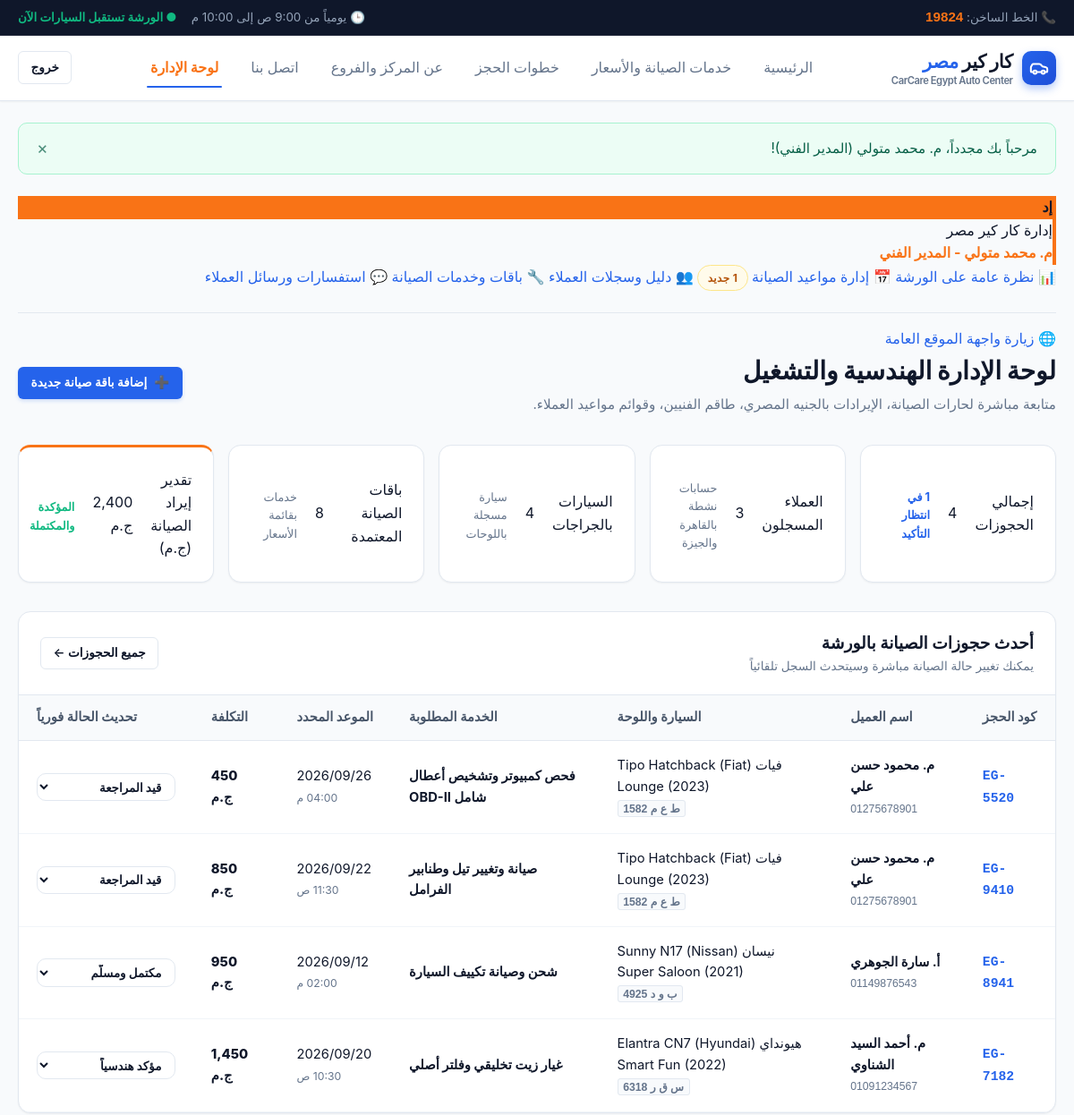
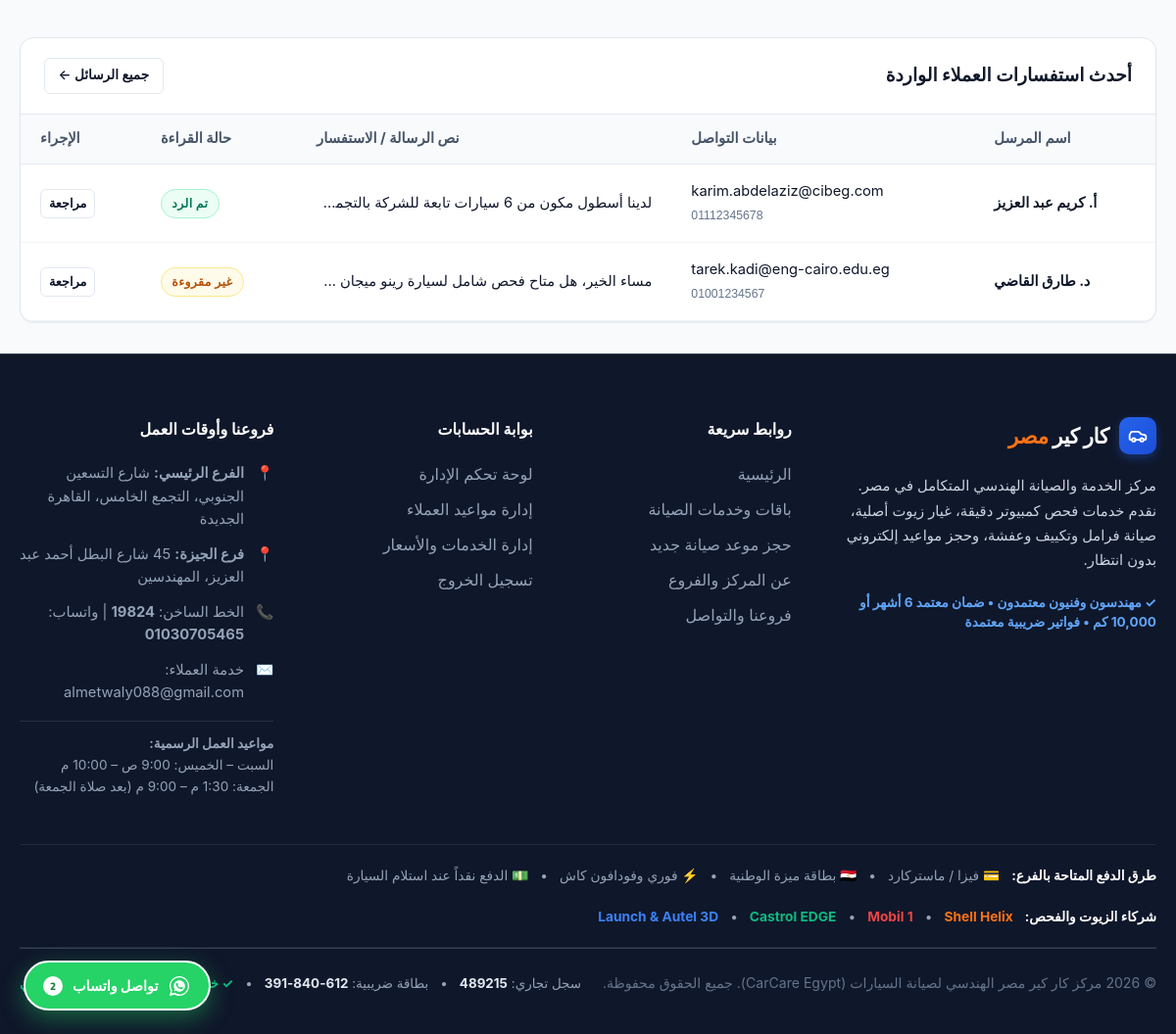
/admin/index.php (signed in), run on the app's committed database (2 pictures, top to bottom).
### tables this page shows
CREATE TABLE `appointments` (
  `id` INT AUTO_INCREMENT PRIMARY KEY,
  `user_id` INT NOT NULL,
  `car_id` INT NOT NULL,
  `service_id` INT NOT NULL,
  `appointment_date` DATE NOT NULL,
  `appointment_time` VARCHAR(25) NOT NULL,
  `problem_description` TEXT DEFAULT NULL,
  `status` ENUM('Pending', 'Confirmed', 'In Service', 'Completed', 'Cancelled') NOT NULL DEFAULT 'Pending',
  `reference_code` VARCHAR(25) NOT NULL UNIQUE,
  `created_at` TIMESTAMP DEFAULT CURRENT_TIMESTAMP,
  CONSTRAINT `fk_appointments_user` FOREIGN KEY (`user_id`) REFERENCES `users` (`id`) ON DELETE CASCADE ON UPDATE CASCADE,
  CONSTRAINT `fk_appointments_car` FOREIGN KEY (`car_id`) REFERENCES `cars` (`id`) ON DELETE CASCADE ON UPDATE CASCADE,
  CONSTRAINT `fk_appointments_service` FOREIGN KEY (`service_id`) REFERENCES `services` (`id`) ON DELETE RESTRICT ON UPDATE CASCADE,
  INDEX `idx_appointments_user` (`user_id`),
  INDEX `idx_appointments_date` (`appointment_date`),
  INDEX `idx_appointments_status` (`status`)
);

CREATE TABLE `users` (
  `id` INT AUTO_INCREMENT PRIMARY KEY,
  `full_name` VARCHAR(100) NOT NULL,
  `email` VARCHAR(100) NOT NULL UNIQUE,
  `phone` VARCHAR(25) NOT NULL,
  `password` VARCHAR(255) NOT NULL,
  `role` ENUM('customer', 'admin') NOT NULL DEFAULT 'customer',
  `created_at` TIMESTAMP DEFAULT CURRENT_TIMESTAMP
);

CREATE TABLE `cars` (
  `id` INT AUTO_INCREMENT PRIMARY KEY,
  `user_id` INT NOT NULL,
  `brand` VARCHAR(50) NOT NULL,
  `model` VARCHAR(50) NOT NULL,
  `year` INT NOT NULL,
  `license_plate` VARCHAR(30) NOT NULL,
  `mileage` INT NOT NULL,
  `created_at` TIMESTAMP DEFAULT CURRENT_TIMESTAMP,
  CONSTRAINT `fk_cars_user` FOREIGN KEY (`user_id`) REFERENCES `users` (`id`) ON DELETE CASCADE ON UPDATE CASCADE,
  INDEX `idx_cars_user_id` (`user_id`)
);

CREATE TABLE `services` (
  `id` INT AUTO_INCREMENT PRIMARY KEY,
  `name` VARCHAR(150) NOT NULL,
  `description` TEXT NOT NULL,
  `price` DECIMAL(10,2) NOT NULL,
  `duration` VARCHAR(50) NOT NULL,
  `image` VARCHAR(255) DEFAULT NULL,
  `created_at` TIMESTAMP DEFAULT CURRENT_TIMESTAMP
);

CREATE TABLE `contact_messages` (
  `id` INT AUTO_INCREMENT PRIMARY KEY,
  `name` VARCHAR(100) NOT NULL,
  `email` VARCHAR(100) NOT NULL,
  `phone` VARCHAR(25) DEFAULT NULL,
  `message` TEXT NOT NULL,
  `status` ENUM('Unread', 'Read') NOT NULL DEFAULT 'Unread',
  `created_at` TIMESTAMP DEFAULT CURRENT_TIMESTAMP
);

### includes/functions.php (called while the page is built, shortened)
<?php
function e(?string $value): string {
    return htmlspecialchars($value ?? '', ENT_QUOTES, 'UTF-8');
}
function baseUrl(string $path = ''): string {
    static $base = null;
    if ($base === null) {
        $scriptName = $_SERVER['SCRIPT_NAME'] ?? '';
        $dir = dirname($scriptName);
        $dir = str_replace('\\', '/', $dir);
        if (preg_match('#/(admin|dashboard)$#i', $dir)) {
            $dir = dirname($dir);
        }
        $base = rtrim($dir, '/');
        if ($base === '') {
            $base = '';
        }
    }
    $cleanPath = ltrim($path, '/');
    return ($base ? $base . '/' : '/') . $cleanPath;
}
function formatPrice($amount): string {
    return number_format((float)$amount, 0) . ' ج.م';
}
function formatDate(string $date): string {
    $timestamp = strtotime($date);
    return date('Y/m/d', $timestamp);
}

### admin/index.php (the view, shortened to what this page needs)
<?php
require_once __DIR__ . '/../includes/functions.php';
$pdo = getDBConnection();
try {
    $stmt = $pdo->query("SELECT COUNT(*) FROM appointments");
    $totalAppointments = (int)$stmt->fetchColumn();
    $stmt = $pdo->query("SELECT COUNT(*) FROM users WHERE role = 'customer'");
    $totalCustomers = (int)$stmt->fetchColumn();
    $stmt = $pdo->query("SELECT COUNT(*) FROM cars");
    $totalCars = (int)$stmt->fetchColumn();
    $stmt = $pdo->query("SELECT COUNT(*) FROM services");
    $totalServices = (int)$stmt->fetchColumn();
    $stmt = $pdo->query("
        SELECT COALESCE(SUM(s.price), 0)
        FROM appointments a
        JOIN services s ON a.service_id = s.id
        WHERE a.status IN ('Confirmed', 'In Progress', 'Completed')
    ");
    $totalRevenue = (float)$stmt->fetchColumn();
    $stmt = $pdo->query("SELECT COUNT(*) FROM appointments WHERE status = 'Pending'");
    $pendingCount = (int)$stmt->fetchColumn();
    $stmt = $pdo->query("
        SELECT a.*, u.full_name as customer_name, u.phone as customer_phone, u.email as customer_email,
               c.brand, c.model, c.year, c.license_plate,
               s.name as service_name, s.price as service_price
        FROM appointments a
        JOIN users u ON a.user_id = u.id
        JOIN cars c ON a.car_id = c.id
        JOIN services s ON a.service_id = s.id
        ORDER BY a.id DESC
        LIMIT 7
    ");
    $recentAppointments = $stmt->fetchAll();
    $stmt = $pdo->query("SELECT * FROM contact_messages ORDER BY id DESC LIMIT 4");
    $recentMessages = $stmt->fetchAll();
} catch (PDOException $e) {
    $totalAppointments = 0;
    $totalCustomers = 0;
    $totalCars = 0;
    $totalServices = 0;
    $totalRevenue = 0;
    $pendingCount = 0;
    $recentAppointments = [];
    $recentMessages = [];
}
require_once __DIR__ . '/../includes/header.php';
?>
<div class="dashboard-layout container">
  <aside class="dashboard-sidebar">
    <div class="dashboard-user-card" style="border-right:4px solid var(--accent);">
      <div class="user-avatar-circle" style="background:var(--accent); font-weight:800;">
        إد
      </div>
      <div class="user-name">إدارة كار كير مصر</div>
      <div class="user-email" style="color:var(--accent); font-weight:700;">م. محمد متولي - المدير الفني</div>
    </div>
    <nav class="sidebar-nav">
      <a href="<?= baseUrl('admin/index.php') ?>" class="sidebar-link active">
        <span>📊</span> نظرة عامة على الورشة
      </a>
      <a href="<?= baseUrl('admin/appointments.php') ?>" class="sidebar-link">
        <span>📅</span> إدارة مواعيد الصيانة
        <?php if ($pendingCount > 0): ?>
          <span class="badge badge-pending" style="margin-right:auto; font-size:0.75rem;"><?= $pendingCount ?> جديد</span>
        <?php endif; ?>
      </a>
      <a href="<?= baseUrl('admin/customers.php') ?>" class="sidebar-link">
        <span>👥</span> دليل وسجلات العملاء
      </a>
      <a href="<?= baseUrl('admin/services.php') ?>" class="sidebar-link">
        <span>🔧</span> باقات وخدمات الصيانة
      </a>
      <a href="<?= baseUrl('admin/messages.php') ?>" class="sidebar-link">
        <span>💬</span> استفسارات ورسائل العملاء
      </a>
      <div style="margin-top:1.5rem; padding-top:1rem; border-top:1px solid var(--border-color);">
        <a href="<?= baseUrl('index.php') ?>" class="sidebar-link" target="_blank">
          <span>🌐</span> زيارة واجهة الموقع العامة
        </a>
      </div>
    </nav>
  </aside>
  <main class="dashboard-content">
    <div style="display:flex; justify-content:space-between; align-items:center; flex-wrap:wrap; gap:1rem; margin-bottom:2rem;">
      <div>
        <h1 style="font-size:1.75rem; font-weight:900; color:var(--dark); margin-bottom:0.25rem;">
          لوحة الإدارة الهندسية والتشغيل
        </h1>
        <p style="color:var(--text-muted); font-size:0.95rem;">
          متابعة مباشرة لحارات الصيانة، الإيرادات بالجنيه المصري، طاقم الفنيين، وقوائم مواعيد العملاء.
        </p>
      </div>
      <a href="<?= baseUrl('admin/services.php?action=new') ?>" class="btn btn-primary btn-sm">
        <span>➕</span> إضافة باقة صيانة جديدة
      </a>
    </div>
    <div style="display:grid; grid-template-columns:repeat(auto-fit, minmax(180px, 1fr)); gap:1rem; margin-bottom:2rem;">
      <div class="stat-card">
        <div class="stat-card-label">إجمالي الحجوزات</div>
        <div class="stat-card-val"><?= number_format($totalAppointments) ?></div>
        <div style="font-size:0.8rem; color:var(--primary); margin-top:0.35rem; font-weight:700;">
          <?= $pendingCount ?> في انتظار التأكيد
        </div>
      </div>
      <div class="stat-card">
        <div class="stat-card-label">العملاء المسجلون</div>
        <div class="stat-card-val"><?= number_format($totalCustomers) ?></div>
        <div style="font-size:0.8rem; color:var(--text-muted); margin-top:0.35rem;">حسابات نشطة بالقاهرة والجيزة</div>
      </div>
      <div class="stat-card">
        <div class="stat-card-label">السيارات بالجراجات</div>
        <div class="stat-card-val"><?= number_format($totalCars) ?></div>
        <div style="font-size:0.8rem; color:var(--text-muted); margin-top:0.35rem;">سيارة مسجلة باللوحات</div>
      </div>
      <div class="stat-card">
        <div class="stat-card-label">باقات الصيانة المعتمدة</div>
        <div class="stat-card-val"><?= number_format($totalServices) ?></div>
        <div style="font-size:0.8rem; color:var(--text-muted); margin-top:0.35rem;">خدمات بقائمة الأسعار</div>
      </div>
      <div class="stat-card" style="border-top:3px solid var(--accent);">
        <div class="stat-card-label">تقدير إيراد الصيانة (ج.م)</div>
        <div class="stat-card-val" style="color:var(--dark);"><?= formatPrice($totalRevenue) ?></div>
        <div style="font-size:0.8rem; color:var(--success); margin-top:0.35rem; font-weight:700;">المؤكدة والمكتملة</div>
      </div>
    </div>
    <div class="table-card" style="margin-bottom:2.5rem;">
      <div class="table-card-header">
        <div>
          <h3 class="table-card-title">أحدث حجوزات الصيانة بالورشة</h3>
          <p style="font-size:0.85rem; color:var(--text-muted); margin:0;">يمكنك تغيير حالة الصيانة مباشرة وسيتحدث السجل تلقائياً</p>
        </div>
        <a href="<?= baseUrl('admin/appointments.php') ?>" class="btn btn-secondary btn-sm">جميع الحجوزات &larr;</a>
      </div>
      <?php if (!empty($recentAppointments)): ?>
        <div class="table-responsive">
          <table class="data-table">
            <thead>
              <tr>
                <th>كود الحجز</th>
                <th>اسم العميل</th>
                <th>السيارة واللوحة</th>
                <th>الخدمة المطلوبة</th>
                <th>الموعد المحدد</th>
                <th>التكلفة</th>
                <th>تحديث الحالة فورياً</th>
              </tr>
            </thead>
            <tbody>
              <?php foreach ($recentAppointments as $apt): ?>
                <tr>
                  <td>
                    <span style="font-family:monospace; font-weight:800; color:var(--primary);">
                      <?= e($apt['reference_code']) ?>
                    </span>
                  </td>
                  <td>
                    <strong><?= e($apt['customer_name']) ?></strong><br>
                    <small style="color:var(--text-muted); font-family:sans-serif;"><?= e($apt['customer_phone']) ?></small>
                  </td>
                  <td>
                    <?= e($apt['brand']) ?> <?= e($apt['model']) ?> (<?= e($apt['year']) ?>)<br>
                    <small style="font-family:sans-serif; color:var(--text-muted); background:var(--bg-page); padding:0.1rem 0.35rem; border-radius:3px; border:1px solid var(--border-color); font-weight:700;">
                      <?= e($apt['license_plate']) ?>
                    </small>
                  </td>
                  <td>
                    <strong><?= e($apt['service_name']) ?></strong>
                  </td>
                  <td>
                    <?= formatDate($apt['appointment_date']) ?><br>
                    <small style="color:var(--text-muted);"><?= e($apt['appointment_time']) ?></small>
                  </td>
                  <td style="font-weight:800; color:var(--dark);"><?= formatPrice($apt['service_price']) ?></td>
                  <td>
                    <select class="form-control ajax-status-select"
                            style="padding:0.35rem 0.65rem; font-size:0.84rem; width:auto; font-weight:700;"
                            data-appointment-id="<?= $apt['id'] ?>"
                            data-url="<?= baseUrl('admin/appointments.php') ?>">
                      <option value="Pending" <?= $apt['status'] === 'Pending' ? 'selected' : '' ?>>قيد المراجعة</option>
                      <option value="Confirmed" <?= $apt['status'] === 'Confirmed' ? 'selected' : '' ?>>مؤكد هندسياً</option>
                      <option value="Completed" <?= $apt['status'] === 'Completed' ? 'selected' : '' ?>>مكتمل ومسلّم</option>
                    </select>
                  </td>
                </tr>
              <?php endforeach; ?>
            </tbody>
          </table>
        </div>
      <?php else: ?>
        <div class="empty-state">
          <p>لا توجد حجوزات صيانة مسجلة حتى الآن.</p>
        </div>
      <?php endif; ?>
    </div>
    <div class="table-card">
      <div class="table-card-header">
        <h3 class="table-card-title">أحدث استفسارات العملاء الواردة</h3>
        <a href="<?= baseUrl('admin/messages.php') ?>" class="btn btn-secondary btn-sm">جميع الرسائل &larr;</a>
      </div>
      <?php if (!empty($recentMessages)): ?>
        <div class="table-responsive">
          <table class="data-table">
            <thead>
              <tr>
                <th>اسم المرسل</th>
                <th>بيانات التواصل</th>
                <th>نص الرسالة / الاستفسار</th>
                <th>حالة القراءة</th>
                <th>الإجراء</th>
              </tr>
            </thead>
            <tbody>
              <?php foreach ($recentMessages as $msg): ?>
                <tr>
                  <td><strong><?= e($msg['name']) ?></strong></td>
                  <td>
                    <?= e($msg['email']) ?><br>
                    <small style="color:var(--text-muted); font-family:sans-serif;"><?= e($msg['phone']) ?></small>
                  </td>
                  <td style="max-width:300px; overflow:hidden; text-overflow:ellipsis; white-space:nowrap;">
                  </td>
                  <td>
                    <span class="badge <?= $msg['status'] === 'Unread' ? 'badge-pending' : 'badge-completed' ?>">
                      <?= $msg['status'] === 'Unread' ? 'غير مقروءة' : 'تم الرد' ?>
                    </span>
                  </td>
                  <td>
                    <a href="<?= baseUrl('admin/messages.php?view=' . $msg['id']) ?>" class="btn btn-secondary btn-sm" style="padding:0.25rem 0.5rem; font-size:0.8rem;">
                      مراجعة
                    </a>
                  </td>
                </tr>
              <?php endforeach; ?>
            </tbody>
          </table>
        </div>
      <?php else: ?>
        <div class="empty-state">
          <p>لا توجد رسائل تواصل جديدة.</p>
        </div>
      <?php endif; ?>
    </div>
  </main>
</div>
<?php require_once __DIR__ . '/../includes/footer.php'; ?>

### data on the page
appointments: reference_code "EG-5520", user.full_name "م. محمود حسن علي", user.phone "01275678901", car.brand "فيات (Fiat)", car.model "Tipo Hatchback Lounge", car.year "2023", car.license_plate "ط ع م 1582", service.name "فحص كمبيوتر وتشخيص أعطال شامل OBD-II", appointment_date "2026/09/26", appointment_time "04:00 م", service.price "450 ج.م", status+id "قيد المراجعة"
appointments: reference_code "EG-9410", user.full_name "م. محمود حسن علي", user.phone "01275678901", car.brand "فيات (Fiat)", car.model "Tipo Hatchback Lounge", car.year "2023", car.license_plate "ط ع م 1582", service.name "صيانة وتغيير تيل وطنابير الفرامل", appointment_date "2026/09/22", appointment_time "11:30 ص", service.price "850 ج.م", id "قيد المراجعة"
appointments: reference_code "EG-8941", user.full_name "أ. سارة الجوهري", user.phone "01149876543", car.brand "نيسان (Nissan)", car.model "Sunny N17 Super Saloon", car.year "2021", car.license_plate "ب و د 4925", service.name "شحن وصيانة تكييف السيارة", appointment_date "2026/09/12", appointment_time "02:00 م", service.price "950 ج.م", status+id "مكتمل ومسلّم"
appointments: reference_code "EG-7182", user.full_name "م. أحمد السيد الشناوي", user.phone "01091234567", car.brand "هيونداي (Hyundai)", car.model "Elantra CN7 Smart Fun", car.year "2022", car.license_plate "س ق ر 6318", service.name "غيار زيت تخليقي وفلتر أصلي", appointment_date "2026/09/20", appointment_time "10:30 ص", service.price "1,450 ج.م", status+id "مؤكد هندسياً"
contact_messages: name "أ. كريم عبد العزيز", email "karim.abdelaziz@cibeg.com", phone "01112345678", status "تم الرد"
contact_messages: name "د. طارق القاضي", email "tarek.kadi@eng-cairo.edu.eg", phone "01001234567", status "غير مقروءة"

### other printed values
$flash['message'] "مرحباً بك مجدداً، م. محمد متولي (المدير الفني)!"
$totalAppointments "4"
$pendingCount "1"
$totalCustomers "3"
$totalCars "4"
$totalServices "8"
formatPrice($totalRevenue) "2,400 ج.م"
